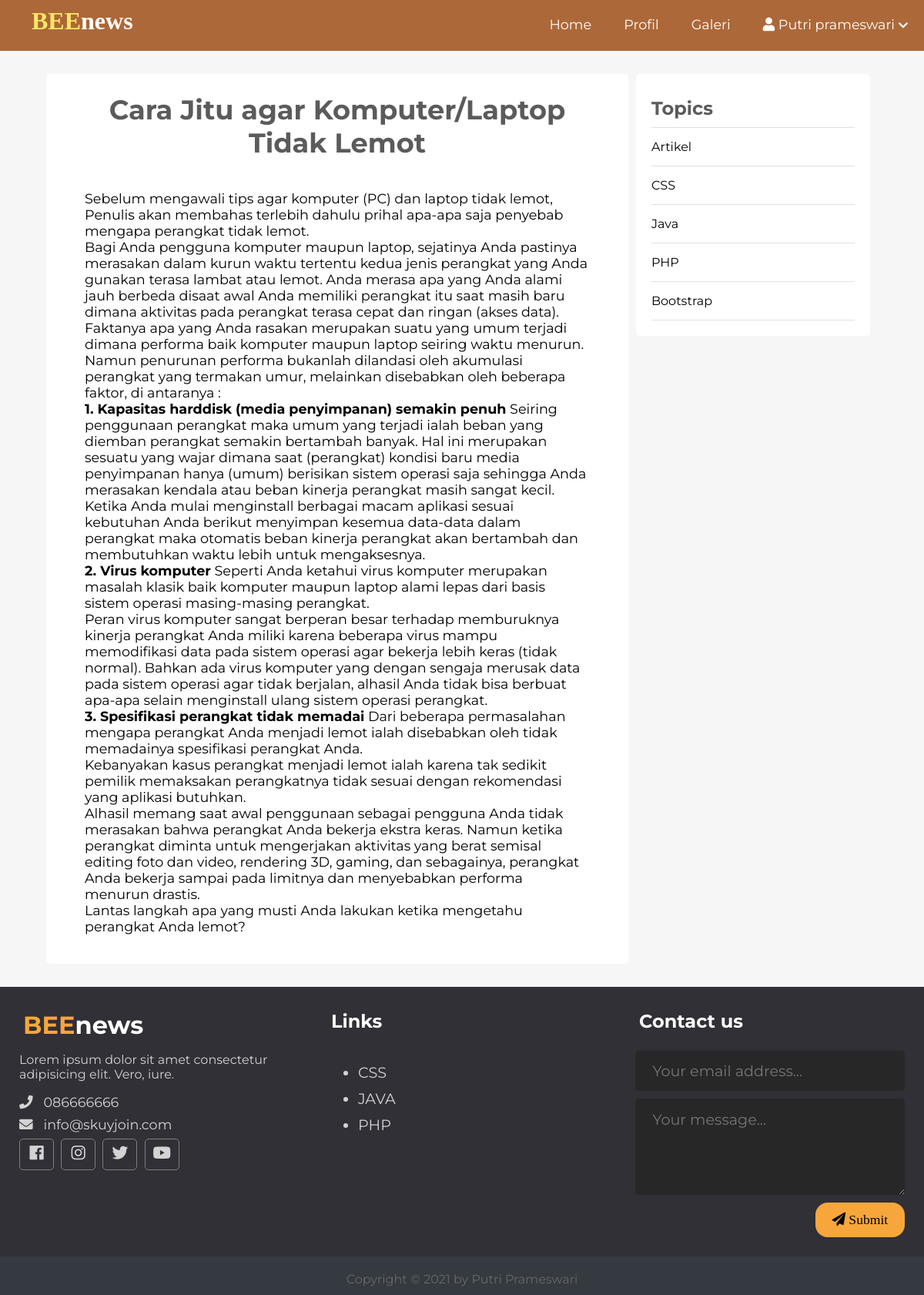
Screenshot of /content.php?id=3 with the database file from the repository.
### tables this page shows
CREATE TABLE `berita` (
  `id` int(11) NOT NULL,
  `foto` varchar(100) NOT NULL,
  `judul` varchar(100) NOT NULL,
  `penulis` varchar(100) NOT NULL,
  `tgl` date NOT NULL,
  `redaksi` text NOT NULL,
  `konten` text NOT NULL
);

### content.php (the view, shortened to what this page needs)
<?php
include 'koneksi.php';
?>
<!DOCTYPE html>
<html lang="en">
<head>
  <link rel="stylesheet" href="https://use.fontawesome.com/releases/v5.7.2/css/all.css"
>
   <link rel="stylesheet" href="css/style.css">
</head>
<body>
<?php include(ROOT_PATH . "/header.php"); ?>
<div class="page-wrapper">
  <div class="content clearfix">
    <div class="main-content-wrapper">
      <div class="main-content single">
      <?php $ambil = $koneksi->query("SELECT * FROM berita WHERE id='$_GET[id]'"); ?>
        <?php $pecah=$ambil->fetch_assoc()?>
        <h1 class="post-title"><?php echo$pecah["judul"]; ?></h1>
        <div class="post-content">
          <p>
          <?php echo$pecah["konten"]; ?>
          </p>
        </div>
      </div>
    </div>
    <div class="sidebar single">
      <div class="section topics">
        <h2 class="section-title">Topics</h2>
        <ul>
          <li><a href="#">Artikel</a></li>
          <li><a href="#">CSS</a></li>
          <li><a href="#">Java</a></li>
          <li><a href="#">PHP</a></li>
          <li><a href="#">Bootstrap</a></li>
        </ul>
      </div>
    </div>
  </div>
</div>
 <div class="footer">
    <div class="footer-content">
      <div class="footer-section about">
        <h1 class="logo-text"><span>BEE</span>news</h1>
        <p>
         Lorem ipsum dolor sit amet consectetur adipisicing elit. Vero, iure.</p>
        <div class="contact">
          <span><i class="fas fa-phone"></i> &nbsp; 086666666</span>
          <span><i class="fas fa-envelope"></i> &nbsp; info@skuyjoin.com</span>
        </div>
        <div class="socials">
          <a href="#"><i class="fab fa-facebook"></i></a>
          <a href="#"><i class="fab fa-instagram"></i></a>
          <a href="#"><i class="fab fa-twitter"></i></a>
          <a href="#"><i class="fab fa-youtube"></i></a>
        </div>
      </div>
      <div class="footer-section links">
        <h2>Links</h2>
        <br>
        <ul>
          <a href="#">
            <li>CSS</li>
          </a>
          <a href="#">
            <li>JAVA</li>
          </a>
          <a href="#">
            <li>PHP</li>
          </a>
        </ul>
      </div>
      <div class="footer-section contact-form">
        <h2>Contact us</h2>
        <br>
        <form action="index.html" method="post">
          <input type="email" name="email" class="text-input contact-input" placeholder="Your email address...">
          <textarea rows="4" name="message" class="text-input contact-input" placeholder="Your message..."></textarea>
          <button type="submit" class="btn btn-big contact-btn">
            <i class="fas fa-paper-plane"></i>
              Submit
          </button>
        </form>
      </div>
    </div>
    <div class="footer-bottom">
       Copyright &copy; 2021 by Putri Prameswari
    </div>
  </div>
</body>
</html>

### css/style.css (style rules this page uses)
* { box-sizing: border-box; }
html, body { height: 100%; padding: 0px; margin: 0px; background: #f6f6f6; font-family: 'Montserrat', sans-serif; }
h1, h2, h3, h4, h5, h6 { font-family: 'Montserrat', sans-serif; color: #5c5b5b; margin: 5px; }
a { text-decoration: none; color: inherit; }
.clearfix::after { content: ''; display: block; clear: both; }
.btn { padding: .5rem 1rem; background: #f7a63c; color: black; border: 1px solid transparent; border-radius: 1rem; font-size: 1.08em; font-family:'Montserrat', sans-serif; }
.btn-big { padding: .7rem 1.3rem; line-height: 1.3rem; }
.text-input { padding: .7rem 1rem; display: block; width: 100%; border-radius: 5px; border: 1px solid #e0e0e0; outline: none; color: rgb(97, 89, 89); line-height: 1.5rem; font-size: 1.2em; font-family:'Montserrat', sans-serif; }
.page-wrapper { min-height: 100%; }
.content { width: 90%; margin: 30px auto 30px; }
.content .main-content { width: 70%; float: left; }
.content .main-content.single { background: white; padding: 20px 50px; font-size: 1.1em; border-radius: 5px; }
.content .main-content.single .post-title { text-align: center; margin-bottom: 40px; }
.content .sidebar { width: 30%; float: left; }
.content .sidebar.single { padding: 0px 10px; }
.content .sidebar .section { background: white; padding: 20px; border-radius: 5px; margin-bottom: 20px; }
.content .sidebar .section .section-title { margin: 10px 0px 10px 0px; }
.content .sidebar .section.topics ul { margin: 0px; padding: 0px; list-style: none; border-top: 1px solid #e0e0e0; }
.content .sidebar .section.topics ul li a { display: block; padding: 15px 0px 15px 0px; border-bottom: 1px solid #e0e0e0; transition: all 0.3s; }
.footer { background: #303036; color: #d3d3d3; height: 400px; position: relative; }
.footer .footer-content { height: 350px; display: flex; }
.footer .footer-content .footer-section { flex: 1; padding: 25px; }
.footer .footer-content h1, .footer .footer-content h2 { color: white; }
.footer .footer-content .about h1 span { color: #f7a63c; }
.footer .footer-content .about .contact span { display: block; font-size: 1.1em; margin-bottom: 8px; }
.footer .footer-content .about .socials a { border: 1px solid gray; width: 45px; height: 41px; padding-top: 5px; margin-right: 5px; text-align: center; display: inline-block; font-size: 1.3em; border-radius: 5px; transition: all .3s; }
.footer .footer-content .links ul a { display: block; margin-bottom: 10px; font-size: 1.2em; transition: all .3s; }
.footer .footer-content .contact-form .contact-input { background: #272727; color: #bebdbd; margin-bottom: 10px; line-height: 1.5rem; padding: .9rem 1.4rem; border: none; }
.footer .footer-content .contact-form .contact-btn { float: right; font-size: 1.1em; font-family: 'Lora', serif; }
.footer .footer-bottom { background: #343a40; color: #686868; height: 50px; width: 100%; text-align: center; position: absolute; bottom: 0px; left: 0px; padding-top: 20px; }

### rows the page displays
berita: judul "Cara Jitu agar Komputer/Laptop Tidak Lemot", konten "Sebelum mengawali tips agar komputer (PC) dan laptop tidak lemot, Penulis akan membahas terlebih dahulu prihal apa-apa saja penyebab mengapa perangkat tidak lemot. Bagi Anda pengguna komputer maupun laptop, sejatinya Anda pastinya merasakan dalam kurun waktu tertentu kedua jenis perangkat yang Anda gunakan terasa lambat atau lemot. Anda merasa apa yang Anda alami jauh berbeda disaat awal Anda memiliki perangkat itu saat masih baru dimana aktivitas pada perangkat terasa cepat dan ringan (akses data). Faktanya apa yang Anda rasakan merupakan suatu yang umum terjadi dimana performa baik komputer maupun laptop seiring waktu menurun. Namun penurunan performa bukanlah dilandasi oleh akumulasi…"
